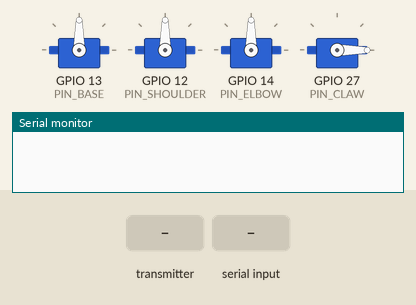
Recording of a sketch running on a simulated ESP32. Parts: 4 × servo, the last lines printed to the serial monitor. The inputs (shaded band) are chosen by the test bench.

Above: at 1.2 s.
1.3 s: the transmitter starts sending base = 0
At 1.81 s:
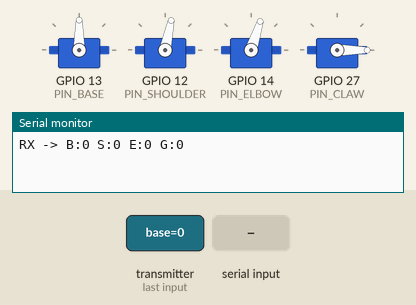
4.3 s: the transmitter starts sending shoulder = 64
7.3 s: the transmitter starts sending elbow = 64
At 9.3 s:
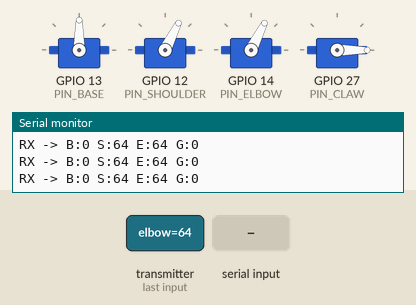
10.3 s: the transmitter starts sending claw = 64
At 11.3 s:
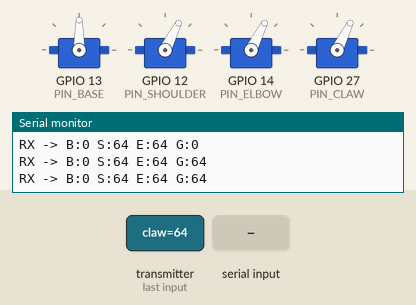
11.8 s: "B,45\n" received over Serial
At 14.6 s:
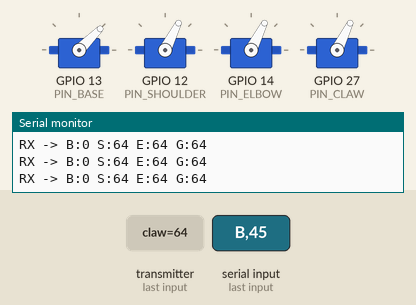
14.8 s: the transmitter starts sending base = 128
At 18.5 s:
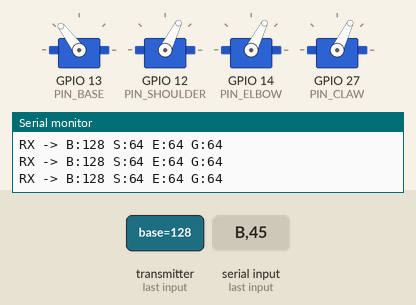
Timing chart, 0 to 18.8 s (numbered marks = the images above; inputs shaded):
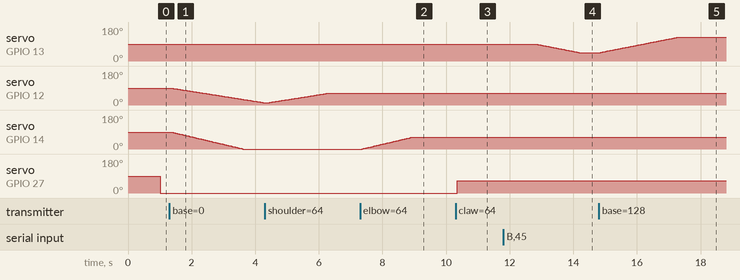

Measured:
- after the input at 1.3 s, servo on GPIO 12 (PIN_SHOULDER): moves from 90° to 12° over 2.9 s, starting after 0.06 s; servo on GPIO 14 (PIN_ELBOW): moves from 90° to 0° over 2.2 s, starting after 0.06 s
- after the input at 7.3 s, servo on GPIO 14 (PIN_ELBOW): moves from 0° to 63° over 1.6 s, starting after 0.07 s
- after the input at 10.3 s, servo on GPIO 27 (PIN_CLAW): 0° → 64° after 0.05 s
- after the input at 11.8 s, servo on GPIO 13 (PIN_BASE): moves from 90° to 45° over 2.3 s, starting at once
- after the input at 14.8 s, servo on GPIO 13 (PIN_BASE): moves from 45° to 127° over 2.5 s, starting after 0.06 s

The sketch:

Reciever.ino
```cpp
#include <esp_now.h>
#include <WiFi.h>
#include <ESP32Servo.h>

// ========== PINS ==========
#define PIN_BASE     13
#define PIN_SHOULDER 12
#define PIN_ELBOW    14
#define PIN_CLAW     27

Servo sBase, sShoulder, sElbow, sClaw;

// ========== SMOOTHING STRUCTURE ==========
struct Joint {
    float current;
    float target;
    float speed;
    uint8_t minLimit;
    uint8_t maxLimit;
};

// Initialize Joints: {Current, Target, Speed, Min, Max}
Joint base     = {90.0, 90.0, 0.5, 10, 170};
Joint shoulder = {90.0, 90.0, 0.4, 0,  180}; // Shoulder is usually slower due to weight
Joint elbow    = {90.0, 90.0, 0.6, 0,  180};

typedef struct struct_message {
    uint8_t base;
    uint8_t shoulder;
    uint8_t elbow;
    uint8_t claw;
} struct_message;

struct_message incomingData;
unsigned long lastRecvTime = 0;
const unsigned long TIMEOUT_MS = 1000;

// Update targets when wireless data arrives
void OnDataRecv(const esp_now_recv_info *info, const uint8_t *data, int len) {
    memcpy(&incomingData, data, sizeof(incomingData));
    lastRecvTime = millis();

    if (incomingData.base >= base.minLimit && incomingData.base <= base.maxLimit)
        base.target = incomingData.base;

    shoulder.target = incomingData.shoulder;
    elbow.target    = incomingData.elbow;
    sClaw.write(incomingData.claw); // Claw usually stays instant for "grip" feel

    Serial.print("RX -> B:"); Serial.print(incomingData.base);
    Serial.print(" S:"); Serial.print(incomingData.shoulder);
    Serial.print(" E:"); Serial.print(incomingData.elbow);
    Serial.print(" G:"); Serial.println(incomingData.claw);
}

void setup() {
    Serial.begin(115200);
    ESP32PWM::allocateTimer(0);
    ESP32PWM::allocateTimer(1);

    sBase.attach(PIN_BASE);
    sShoulder.attach(PIN_SHOULDER);
    sElbow.attach(PIN_ELBOW);
    sClaw.attach(PIN_CLAW);

    // Initial Positions
    sBase.write(base.current);
    sShoulder.write(shoulder.current);
    sElbow.write(elbow.current);

    WiFi.mode(WIFI_STA);
    if (esp_now_init() != ESP_OK) return;
    esp_now_register_recv_cb(OnDataRecv);
}

void loop() {
    // --- SMOOTHING LOGIC FOR ALL JOINTS ---
    updateJoint(sBase, base);
    updateJoint(sShoulder, shoulder);
    updateJoint(sElbow, elbow);

    // --- SERIAL DEBUG / MANUAL ---
    if (Serial.available() > 0) {
        char cmd = Serial.read();
        int angle = Serial.parseInt();
        if (angle >= 0 && angle <= 180) {
            lastRecvTime = millis();
            if (cmd == 'B' || cmd == 'b') base.target = angle;
            if (cmd == 'S' || cmd == 's') shoulder.target = angle;
            if (cmd == 'E' || cmd == 'e') elbow.target = angle;
            if (cmd == 'C' || cmd == 'c') sClaw.write(angle);
        }
    }

    // --- FAILSAFE ---
    if (millis() - lastRecvTime > TIMEOUT_MS) {
        base.target = 90; shoulder.target = 90; elbow.target = 90; sClaw.write(0);
    }

    delay(15);
}

// Function to incrementally move any joint toward its target
void updateJoint(Servo &s, Joint &j) {
    if (abs(j.current - j.target) > 0.5) {
        if (j.current < j.target) j.current += j.speed;
        else j.current -= j.speed;
        s.write((int)j.current);
    }
}
```
